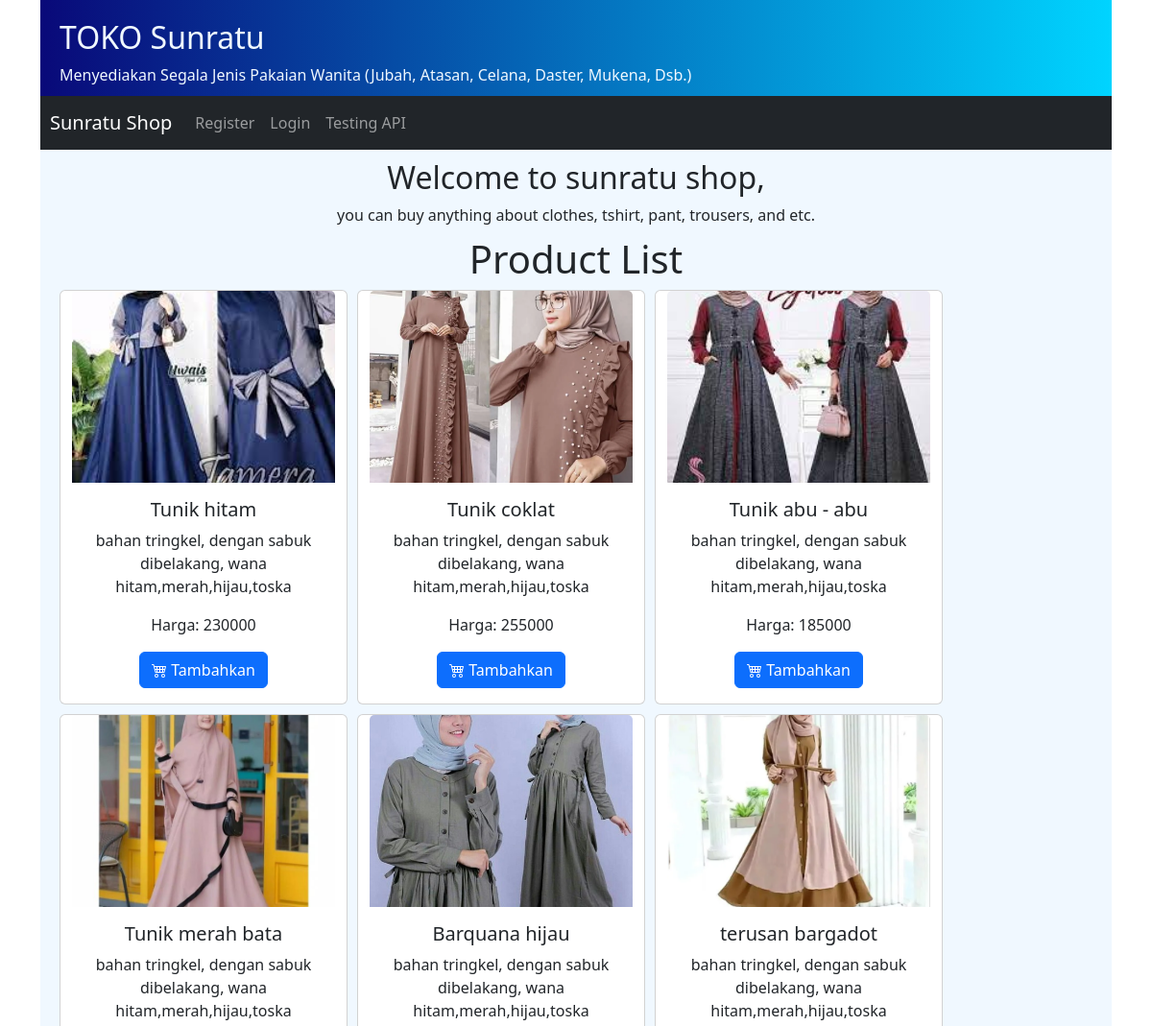
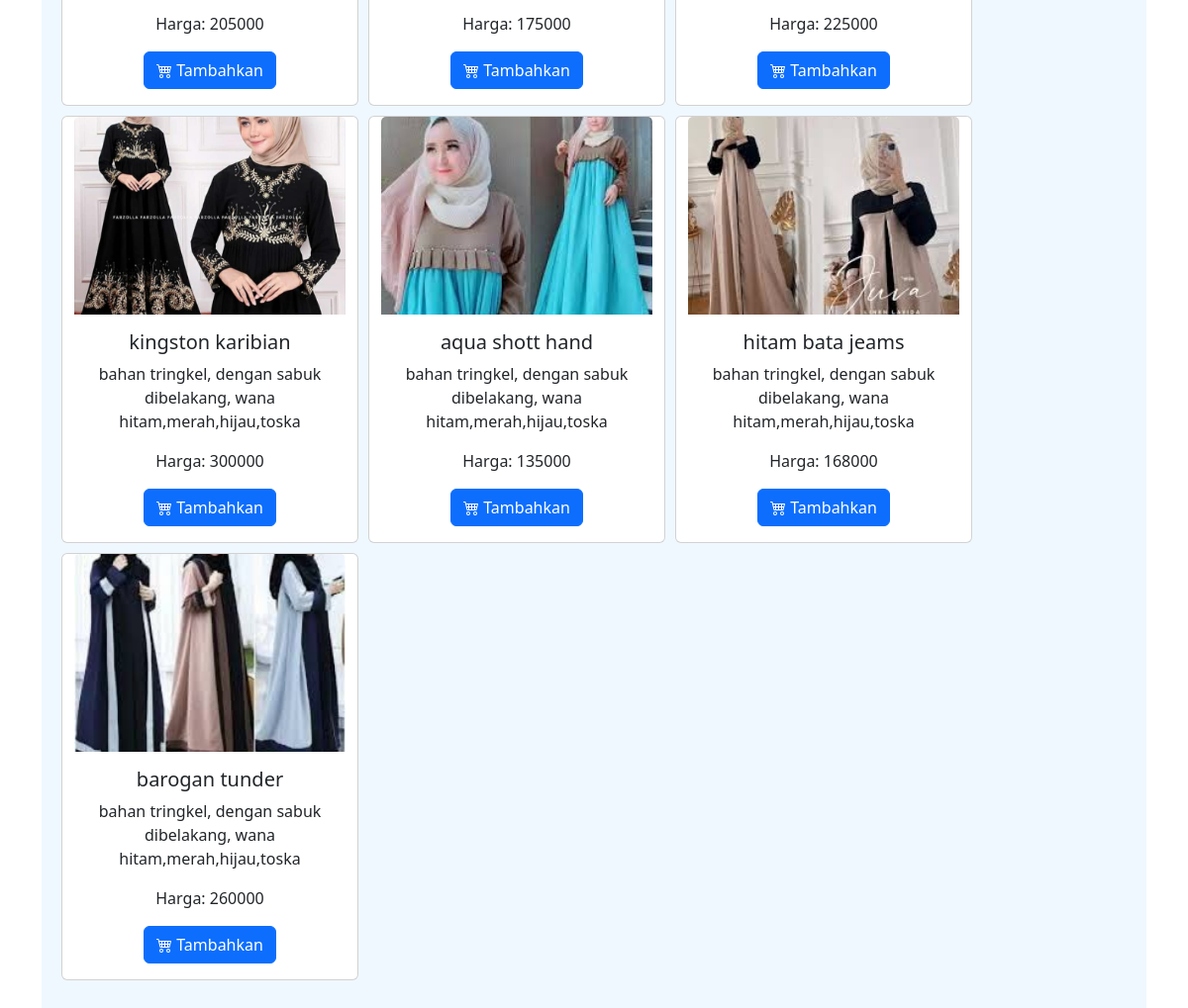
The app's page /product/buying/ with its own data (2 pictures, top to bottom).
### myapp/models.py (models this page shows, shortened)
class Product(models.Model):
    name = models.CharField(max_length=100)
    price = models.DecimalField(max_digits=8, decimal_places=0)
    deskripsi = models.CharField(max_length=100, null=True, blank=True)
    image = models.ImageField(upload_to='', null=True, blank=True)

### myapp/views.py (the view)
# urls.py: path('product/buying/', views.product_buying, name='product_buying'),
def product_buying(request):
    products = Product.objects.all()
    return render(request, 'myapp/product_buying.html', {'products': products})

### myapp/templates/myapp/product_buying.html (shortened to what this page needs)
{% extends "myapp/master_template.html" %}
{% block content %}
{% if request.session.cart %}
      {% load humanize %}
{% endif %}
<div class="container" style="background-color: aliceblue">
    <div class="row text-center" style="padding: 10px">
      <div class="col">
        <h2 class="">Welcome to sunratu shop,</h2>
        you can buy anything about clothes, tshirt, pant, trousers, and etc.
        <div class="container-body">
          <div class="row" style="padding: 10px">
            <h1>Product List</h1>
            {% for product in products %}
            <div class="card">
                <img src="{{ product.image.url }}" class="card-img-top" alt="{{ product.name }}">
                <div class="card-body">
                  <h5 class="card-title">{{ product.name }}</h5>
                  <p class="card-text">{{ product.deskripsi }}</p>
                  <p class="card-text">Harga: {{ product.price }}</p>
                  <form method="post" action="{% url 'add_to_cart' %}">
                    <button type="submit" class="btn btn-primary buy-btn">
                      Tambahkan</button>
                </form>
              </div>
              </div>
            {% endfor %}
        </div>
      </div>
    </div>
  </div>
{% endblock %}

### myapp/templates/myapp/product_buying.html (style rules this page uses)
.card { max-width: 300px; margin-bottom: 10px; margin-right: 10px; }
.card-img-top { max-height: 200px; object-fit: cover; }

### records on screen
Product: image (picture), name "Tunik hitam", deskripsi "bahan tringkel, dengan sabuk dibelakang, wana hitam,merah,hijau,toska", price "230000"
Product: image (picture), name "Tunik coklat", deskripsi "bahan tringkel, dengan sabuk dibelakang, wana hitam,merah,hijau,toska", price "255000"
Product: image (picture), name "Tunik abu - abu", deskripsi "bahan tringkel, dengan sabuk dibelakang, wana hitam,merah,hijau,toska", price "185000"
Product: image (picture), name "Tunik merah bata", deskripsi "bahan tringkel, dengan sabuk dibelakang, wana hitam,merah,hijau,toska", price "205000"
Product: image (picture), name "Barquana hijau", deskripsi "bahan tringkel, dengan sabuk dibelakang, wana hitam,merah,hijau,toska", price "175000"
Product: image (picture), name "terusan bargadot", deskripsi "bahan tringkel, dengan sabuk dibelakang, wana hitam,merah,hijau,toska", price "225000"
Product: image (picture), name "kingston karibian", deskripsi "bahan tringkel, dengan sabuk dibelakang, wana hitam,merah,hijau,toska", price "300000"
Product: image (picture), name "aqua shott hand", deskripsi "bahan tringkel, dengan sabuk dibelakang, wana hitam,merah,hijau,toska", price "135000"
Product: image (picture), name "hitam bata jeams", deskripsi "bahan tringkel, dengan sabuk dibelakang, wana hitam,merah,hijau,toska", price "168000"
Product: image (picture), name "barogan tunder", deskripsi "bahan tringkel, dengan sabuk dibelakang, wana hitam,merah,hijau,toska", price "260000"
